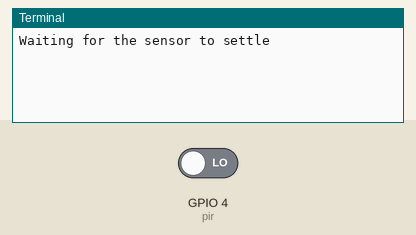
Recording of a program running on a simulated Raspberry Pi (BCM pin numbers). Parts: the last lines printed to the terminal. Inputs (shaded band) come from the test bench; at power-on: GPIO 4 (pir) LOW.

Above: at 1.2 s.
1.3 s: GPIO 4 (pir) driven HIGH
At 2.5 s:
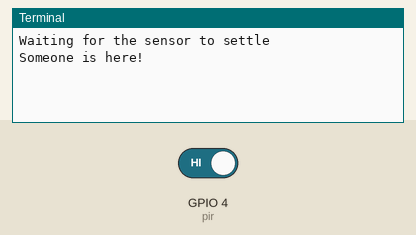
2.8 s: GPIO 4 (pir) driven LOW
At 3.6 s:
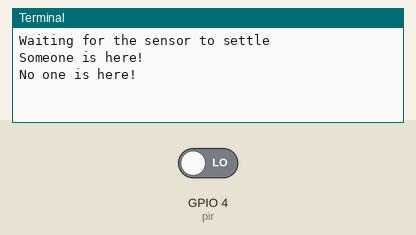

Measured:
- after the input at 1.3 s, the terminal: prints a new line at once (image 1)
- after the input at 2.8 s, the terminal: prints a new line at once (image 2)

The program:

pir4.py
```python
from gpiozero import MotionSensor
import time

pir = MotionSensor(4)

while True:
    print("Waiting for the sensor to settle")

    pir.wait_for_motion()
    print("Someone is here!")
    time.sleep(1)
    pir.wait_for_no_motion()
    print("No one is here!")
    time.sleep(1)
```
